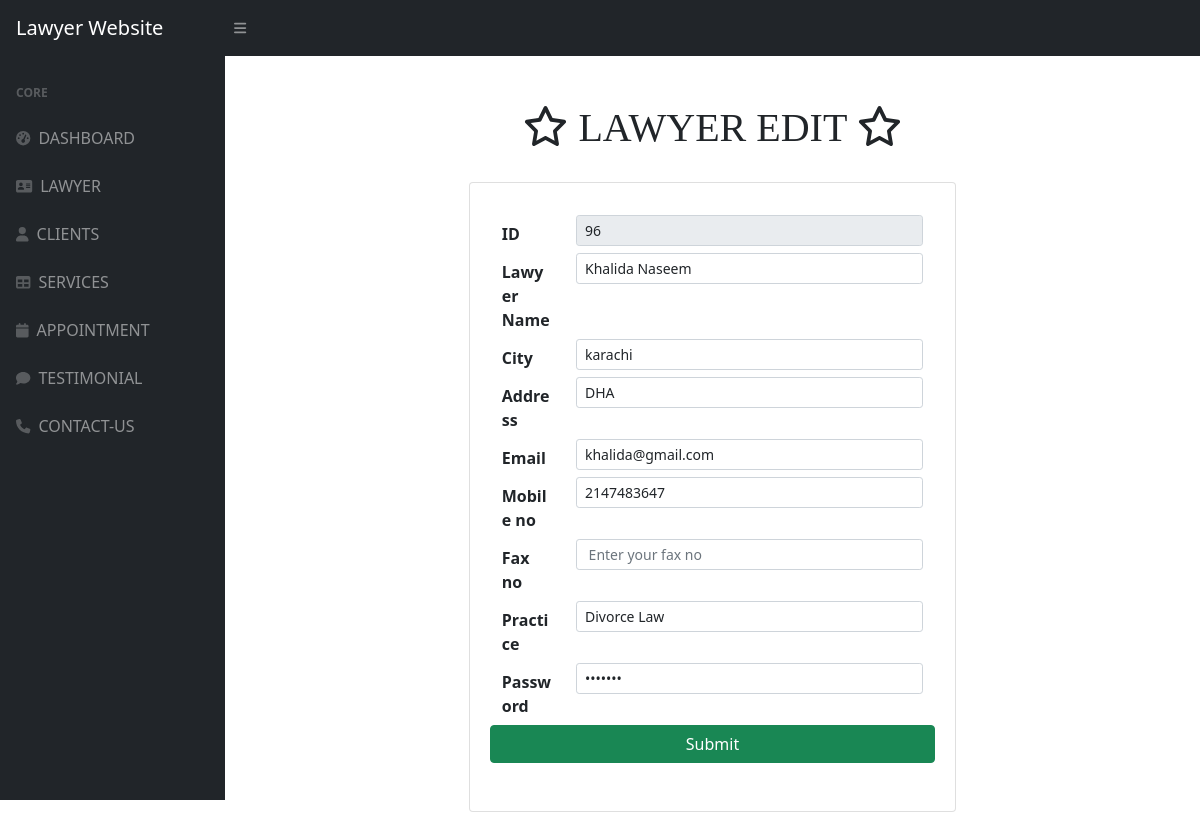
The page /admin/lawyeredit.php?id=96 on the database its author committed.
### tables this page shows
CREATE TABLE `lawyer` (
  `id` int(30) NOT NULL,
  `lawyer` varchar(66) NOT NULL,
  `city` varchar(66) NOT NULL,
  `address` varchar(66) NOT NULL,
  `email` varchar(66) NOT NULL,
  `mobile` int(22) NOT NULL,
  `fax` varchar(33) NOT NULL,
  `practice` varchar(100) NOT NULL,
  `password` varchar(50) NOT NULL,
  `image` varchar(200) NOT NULL
);

### admin/lawyeredit.php (the view, shortened to what this page needs)
<?php
 $conn = mysqli_connect("localhost","root","","law");
 $id = $_GET['id'];
 $row = mysqli_fetch_assoc(mysqli_query($conn,"select * from lawyer where id='$id'"));
?>
<!DOCTYPE php>
<php lang="en">
    <head>
        <link href="https://cdn.jsdelivr.net/npm/simple-datatables@latest/dist/style.css" rel="stylesheet" />
        <link href="css/styles.css" rel="stylesheet" />
    </head>
    <body class="sb-nav-fixed">
        <nav class="sb-topnav navbar navbar-expand navbar-dark bg-dark">
            <a class="navbar-brand ps-3" href="dashboard.php">Lawyer Website</a>
            <button class="btn btn-link btn-sm order-1 order-lg-0 me-4 me-lg-0" id="sidebarToggle" href="#!"><i class="fas fa-bars"></i></button>
        </nav>
        <div id="layoutSidenav">
        <div id="layoutSidenav_nav">
                <nav class="sb-sidenav accordion sb-sidenav-dark" id="sidenavAccordion">
                    <div class="sb-sidenav-menu">
                        <div class="nav">
                            <div class="sb-sidenav-menu-heading">Core</div>
                            <a class="nav-link" href="dashboard.php">
                                <div class="sb-nav-link-icon"><i class="fas fa-tachometer-alt"></i></div>
                                DASHBOARD
                            </a>
                            <a class="nav-link" href="lawyer.php">
                                <div class="sb-nav-link-icon"><i class="fas fa-vcard"></i></div>
                               LAWYER
                            </a>
                            <a class="nav-link" href="client.php">
                                <div class="sb-nav-link-icon"><i class="fas fa-user"></i></div>
                               CLIENTS
                            </a>
                            <a class="nav-link" href="service.php">
                                <div class="sb-nav-link-icon"><i class="fas fa-table"></i></div>
                               SERVICES
                            <a class="nav-link" href="appointment.php">
                                <div class="sb-nav-link-icon"><i class="fas fa-calendar"></i></div>
                                APPOINTMENT
                            </a>
                            <a class="nav-link" href="testimonial.php">
                                <div class="sb-nav-link-icon"><i class="fas fa-comment"></i></div>
                                TESTIMONIAL
                            </a>
                            <a class="nav-link" href="contact.php">
                                <div class="sb-nav-link-icon"><i class="fas fa-phone"></i></div>
                                CONTACT-US
                            </a>
                        </div>
                    </div>
                </nav>
            </div>
           <div id="layoutSidenav_content">
                <main>
                <div class="container-fluid px-4">
                <h1 class="mt-4 heading"><span><i class="fa-regular fa-star"></i></span> LAWYER EDIT <span><i class="fa-regular fa-star"></i></span></h1>
             </div>
            <div class="card mb-4 card-form">
                <div class="card-body">
                <form action="lawyerupdate.php" method="POST">
            <div class="form-group row">
            <label for="colFormLabel" class="col-sm-2 col-form-label col-form-label">ID</label>
                <div class="col-sm-10">
                    <input type="numbers" readonly value="<?= $row['id'] ?>"  class="form-control form-control-sm" id="colFormLabel" placeholder=" Id can not be changed" name="id">
                </div>
                <label for="colFormLabel" class="col-sm-2 col-form-label col-form-label">Lawyer Name</label>
                <div class="col-sm-10">
                    <input type="text"  value="<?= $row['lawyer'] ?>"  class="form-control form-control-sm" id="colFormLabel" placeholder=" Enter your Name" name="lawyer">
                </div>
                <label for="colFormLabel" class="col-sm-2 col-form-label col-form-label">City</label>
                <div class="col-sm-10">
                    <input type="text"  value="<?= $row['city'] ?>" class="form-control form-control-sm" id="colFormLabel" placeholder=" Enter your city" name="city">
                </div>
                <label for="colFormLabel" class="col-sm-2 col-form-label col-form-label">Address</label>
                <div class="col-sm-10">
                    <input type="text"  value="<?= $row['address'] ?>" class="form-control form-control-sm" id="colFormLabel" placeholder=" Enter your address" name="address">
                </div>
                <label for="colFormLabel" class="col-sm-2 col-form-label col-form-label">Email</label>
                <div class="col-sm-10">
                    <input type="email"  value="<?= $row['email'] ?>" class="form-control form-control-sm" id="colFormLabel" placeholder=" Enter your email" name="email">
                </div>
                <label for="colFormLabel" class="col-sm-2 col-form-label col-form-label">Mobile no</label>
                <div class="col-sm-10">
                    <input type="number"  value="<?= $row['mobile'] ?>" class="form-control form-control-sm" id="colFormLabel" placeholder=" Enter your mobilr no" name="mobile">
                </div>
                <label for="colFormLabel" class="col-sm-2 col-form-label col-form-label">Fax no</label>
                <div class="col-sm-10">
                    <input type="number"  value="<?= $row['fax'] ?>" class="form-control form-control-sm" id="colFormLabel" placeholder=" Enter your fax no" name="fax">
                </div>
                <label for="colFormLabel" class="col-sm-2 col-form-label col-form-label">Practice</label>
                <div class="col-sm-10">
                    <input type="text"  value="<?= $row['practice'] ?>" class="form-control form-control-sm" id="colFormLabel" placeholder=" Enter your practice area" name="practice">
                </div>
                <label for="colFormLabel" class="col-sm-2 col-form-label col-form-label">Password</label>
                <div class="col-sm-10">
                    <input type="password"  value="<?= $row['password'] ?>" class="form-control form-control-sm" id="colFormLabel" placeholder=" Enter your subject" name="password">
                </div>
                <br><br>
                <input type="submit" class="btn btn-success">
            </div>
        </form>
                </div>
            </div>
        </div>
   </div>
    </body>
</php>

### admin/lawyeredit.php (style rules this page uses)
.heading { text-align:center; font-family:fantasy; src: url(sansation_bold.woff); margin-bottom:30px; }

### rows shown on the page
lawyer: id "96", lawyer "Khalida Naseem", city "karachi", address "DHA", email "khalida@gmail.com", mobile "2147483647", practice "Divorce Law"
